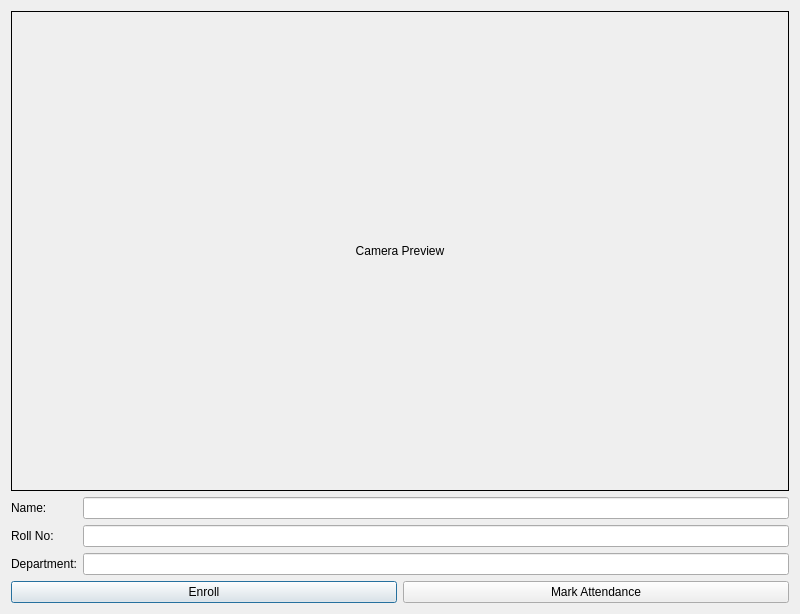
<?xml version="1.0" encoding="UTF-8"?>
<ui version="4.0">
 <class>StudentWindow</class>
 <widget class="QDialog" name="StudentWindow">
  <property name="geometry">
   <rect>
    <x>0</x>
    <y>0</y>
    <width>800</width>
    <height>600</height>
   </rect>
  </property>
  <property name="windowTitle">
   <string>Student Portal</string>
  </property>
  <layout class="QVBoxLayout" name="verticalLayout">
   <item>
    <widget class="QLabel" name="videoLabel">
     <property name="minimumSize">
      <size>
       <width>640</width>
       <height>480</height>
      </size>
     </property>
     <property name="text">
      <string>Camera Preview</string>
     </property>
     <property name="alignment">
      <set>Qt::AlignCenter</set>
     </property>
     <property name="frameShape">
      <enum>QFrame::Box</enum>
     </property>
    </widget>
   </item>
   <item>
    <layout class="QFormLayout" name="formLayout">
     <item row="0" column="0">
      <widget class="QLabel" name="label_name">
       <property name="text">
        <string>Name:</string>
       </property>
      </widget>
     </item>
     <item row="0" column="1">
      <widget class="QLineEdit" name="nameInput"/>
     </item>
     <item row="1" column="0">
      <widget class="QLabel" name="label_roll">
       <property name="text">
        <string>Roll No:</string>
       </property>
      </widget>
     </item>
     <item row="1" column="1">
      <widget class="QLineEdit" name="rollInput"/>
     </item>
     <item row="2" column="0">
      <widget class="QLabel" name="label_dept">
       <property name="text">
        <string>Department:</string>
       </property>
      </widget>
     </item>
     <item row="2" column="1">
      <widget class="QLineEdit" name="deptInput"/>
     </item>
    </layout>
   </item>
   <item>
    <layout class="QHBoxLayout" name="buttonLayout">
     <item>
      <widget class="QPushButton" name="enrollButton">
       <property name="text">
        <string>Enroll</string>
       </property>
      </widget>
     </item>
     <item>
      <widget class="QPushButton" name="attendanceButton">
       <property name="text">
        <string>Mark Attendance</string>
       </property>
      </widget>
     </item>
    </layout>
   </item>
  </layout>
 </widget>
 <resources/>
 <connections/>
</ui>
